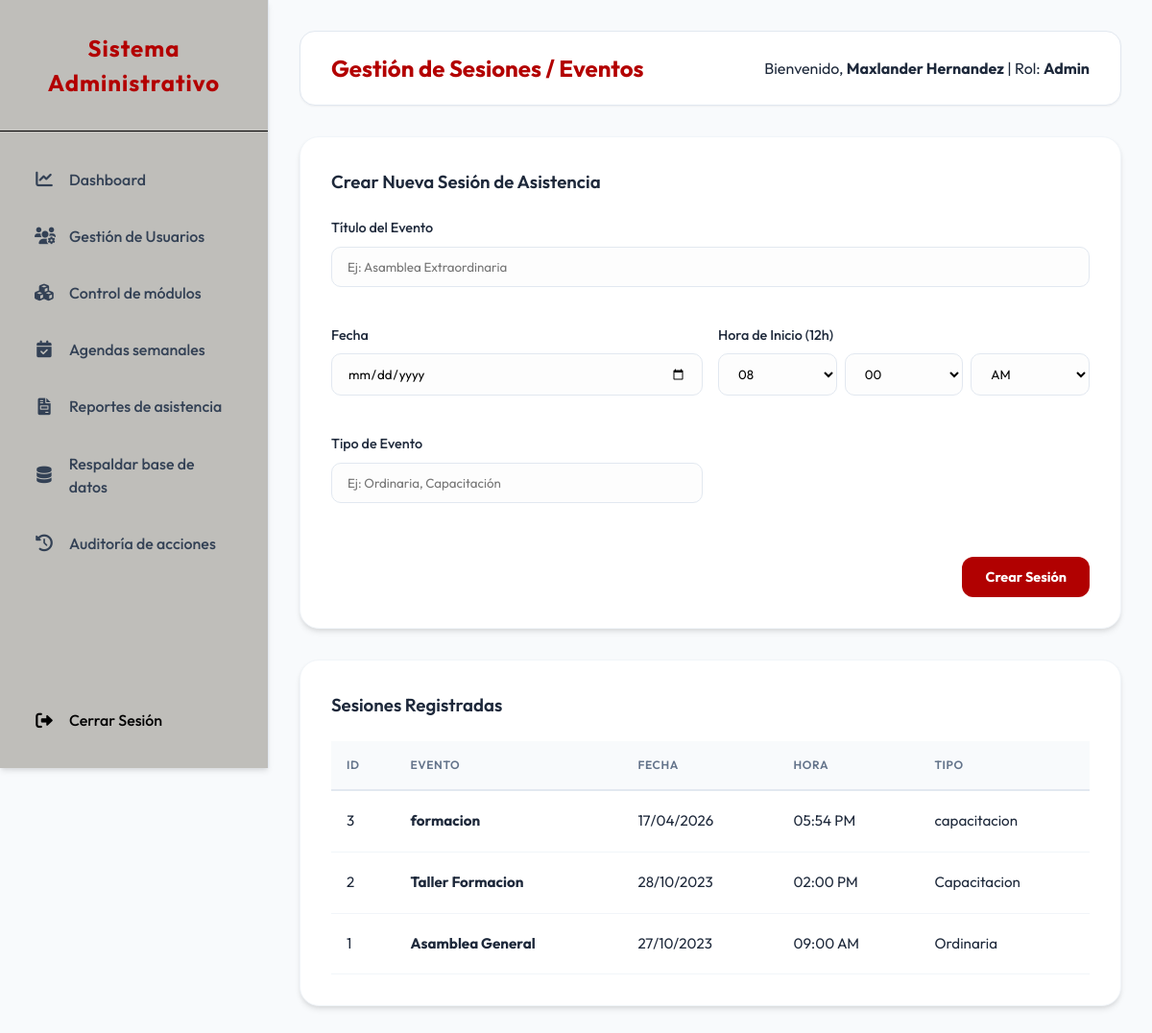
Page /operador/sesiones.php (signed in) on the committed database.
### tables this page shows
CREATE TABLE `sesiones` (
  `ID_SESION` int(11) NOT NULL AUTO_INCREMENT,
  `TITULO` varchar(255) NOT NULL,
  `FECHA` date NOT NULL,
  `HORA_INICIO` time NOT NULL,
  `TIPO` varchar(50) NOT NULL,
  PRIMARY KEY (`ID_SESION`)
);

### operador/sesiones.php (the view, shortened to what this page needs)
<?php
require_once __DIR__ . '/../includes/layout_header.php';
require_once __DIR__ . '/../includes/auth.php';
$sesiones = $pdo->query("SELECT * FROM SESIONES ORDER BY FECHA DESC")->fetchAll();
$h_now = '08'; $m_now = '00'; $p_now = 'AM';
?>
<div class="card">
    <h3>Crear Nueva Sesión de Asistencia</h3>
    <form method="POST" style="margin-top: 1rem; display: grid; grid-template-columns: repeat(2, 1fr); gap: 1rem;">
        <div class="form-group" style="grid-column: span 2;">
            <label>Título del Evento</label>
            <input type="text" name="titulo" placeholder="Ej: Asamblea Extraordinaria" required>
        </div>
        <div class="form-group">
            <label>Fecha</label>
            <input type="date" name="fecha" required>
        </div>
        <div class="form-group">
            <label>Hora de Inicio (12h)</label>
            <div style="display: flex; gap: 0.5rem;">
                <select name="h_num" required style="flex: 1;">
                    <?php for($i=1;$i<=12;$i++): $val = sprintf("%02d", $i); ?>
                        <option value="<?php echo $val; ?>" <?php echo $h_now == $val ? 'selected' : ''; ?>><?php echo $val; ?></option>
                    <?php endfor; ?>
                </select>
                <select name="m_num" required style="flex: 1;">
                    <?php for($i=0;$i<60;$i++): $val = sprintf("%02d", $i); ?>
                        <option value="<?php echo $val; ?>" <?php echo $m_now == $val ? 'selected' : ''; ?>><?php echo $val; ?></option>
                    <?php endfor; ?>
                </select>
                <select name="periodo" required style="flex: 1;">
                    <option value="AM" <?php echo $p_now == 'AM' ? 'selected' : ''; ?>>AM</option>
                </select>
            </div>
        </div>
        <div class="form-group">
            <label>Tipo de Evento</label>
            <input type="text" name="tipo" placeholder="Ej: Ordinaria, Capacitación" required>
        </div>
        <div style="text-align: right; margin-top: 1rem; grid-column: span 2;">
            <button type="submit" class="btn btn-primary">Crear Sesión</button>
        </div>
    </form>
</div>
<div class="card">
    <h3>Sesiones Registradas</h3>
    <table>
        <thead>
            <tr>
                <th>ID</th>
                <th>Evento</th>
                <th>Fecha</th>
                <th>Hora</th>
                <th>Tipo</th>
            </tr>
        </thead>
        <tbody>
            <?php foreach ($sesiones as $s): ?>
            <tr>
                <td>
                <?php echo $s['ID_SESION']; ?></td>
                <td><strong><?php echo $s['TITULO']; ?></strong></td>
                <td><?php echo date('d/m/Y', strtotime($s['FECHA'])); ?></td>
                <td><?php echo date('h:i A', strtotime($s['HORA_INICIO'])); ?></td>
                <td><?php echo $s['TIPO']; ?></td>
            </tr>
            <?php endforeach; ?>
        </tbody>
    </table>
</div>
<?php require_once __DIR__ . '/../includes/layout_footer.php'; ?>

### public/assets/css/style.css (style rules this page uses)
:root { --primary-color: #b30000; --secondary-color: #000000; --accent-blue: #0ea5e9; --bg-color: #f8fafc; --sidebar-color: #ffffff; --sidebar-text: #334155; --text-main: #1e293b; --text-light: #64748b; --white: #ffffff; --success: #00B300; --danger: #b30000; --warning: #f59e0b; --shadow-sm: 0 1px 2px 0 rgba(0, 0, 0, 0.05); --shadow-md: 0 4px 6px -1px rgba(0, 0, 0, 0.1), 0 2px 4px -1px rgba(0, 0, 0, 0.06); --shadow-lg: 0 10px 15px -3px rgba(0, 0, 0, 0.1), 0 4px 6px -2px rgba(0, 0, 0, 0.05); }
* { margin: 0; padding: 0; box-sizing: border-box; }
body { font-family: 'Outfit', sans-serif; background-color: var(--bg-color); color: var(--text-main); line-height: 1.5; }
.card { background: var(--white); padding: 2rem; border-radius: 20px; box-shadow: var(--shadow-md); margin-bottom: 2rem; border: 1px solid #f1f5f9; }
.card h3 { margin-bottom: 1.5rem; color: var(--text-main); font-weight: 600; display: flex; align-items: center; gap: 0.75rem; }
table { width: 100%; border-collapse: separate; border-spacing: 0; margin-top: 1rem; }
th { background-color: #f8fafc; color: var(--text-light); font-weight: 600; text-transform: uppercase; font-size: 0.75rem; letter-spacing: 0.05em; padding: 1rem; text-align: left; border-bottom: 2px solid #e2e8f0; }
td { padding: 1.25rem 1rem; border-bottom: 1px solid #f1f5f9; font-size: 0.95rem; }
.form-group { margin-bottom: 1.5rem; }
label { display: block; margin-bottom: 0.5rem; font-weight: 500; color: var(--text-main); font-size: 0.9rem; }
input, select, textarea { width: 100%; padding: 0.75rem 1rem; border: 1px solid #e2e8f0; border-radius: 10px; font-family: inherit; transition: all 0.2s; background-color: #fdfdfd; }
.btn { padding: 0.75rem 1.5rem; border-radius: 12px; border: none; cursor: pointer; font-family: inherit; font-weight: 700; transition: all 0.2s; display: inline-flex; align-items: center; gap: 0.5rem; text-decoration: none; font-size: 0.9rem; }
.btn-primary { text-align: center; background: #b10101; color: #ffffff !important; justify-content: center; }

### rows in the picture
sesiones: ID_SESION "3", TITULO "formacion", FECHA "17/04/2026", HORA_INICIO "05:54 PM", TIPO "capacitacion"
sesiones: ID_SESION "2", TITULO "Taller Formacion", FECHA "28/10/2023", HORA_INICIO "02:00 PM", TIPO "Capacitacion"
sesiones: ID_SESION "1", TITULO "Asamblea General", FECHA "27/10/2023", HORA_INICIO "09:00 AM", TIPO "Ordinaria"

### other values in the picture
$title "Gestión de Sesiones / Eventos"
$_SESSION['user_name'] "Maxlander Hernandez"
$user_level "Admin"
form field h_num "08"
form field m_num "00"
